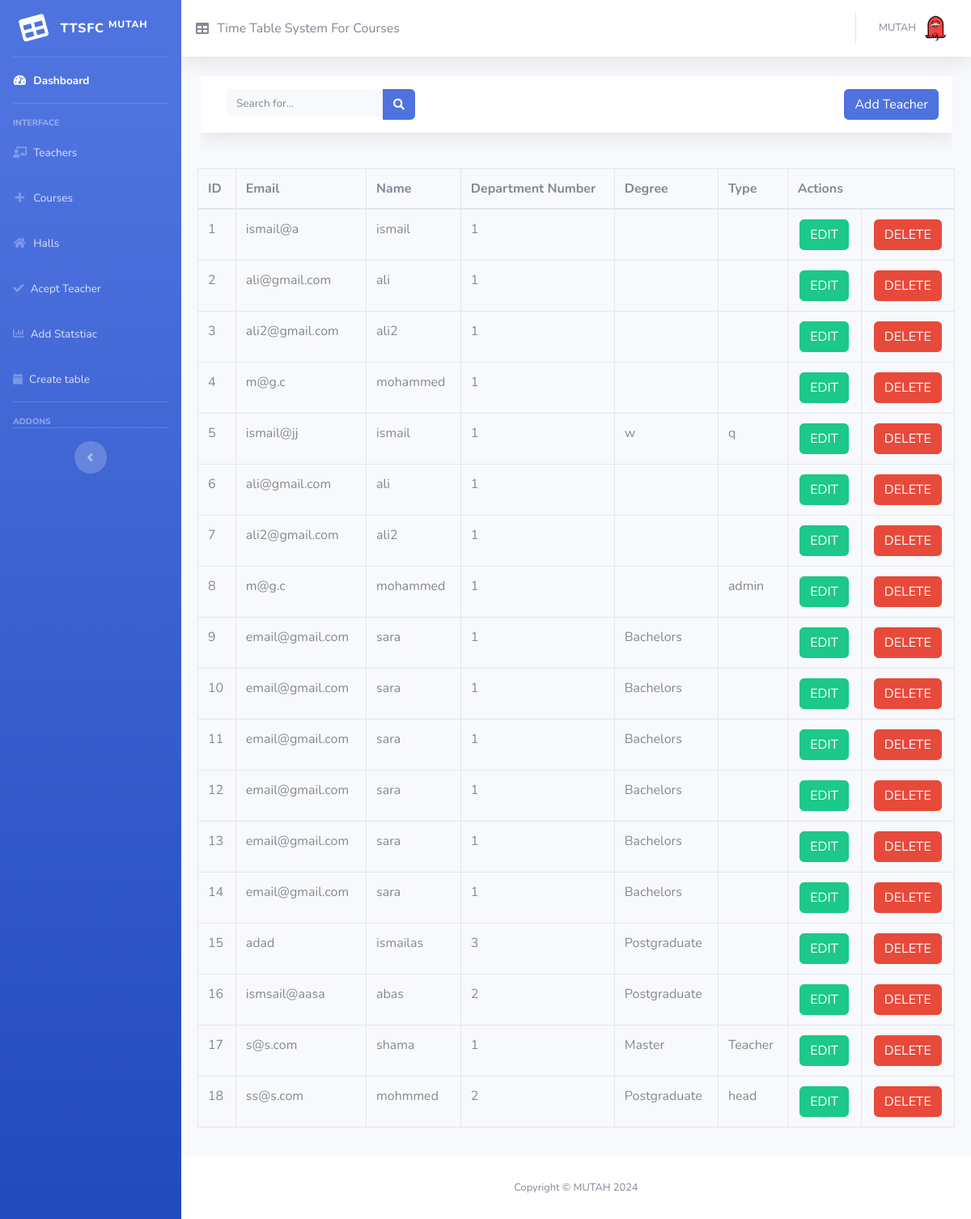
The page /register.php (signed in) on the database as committed earlier.
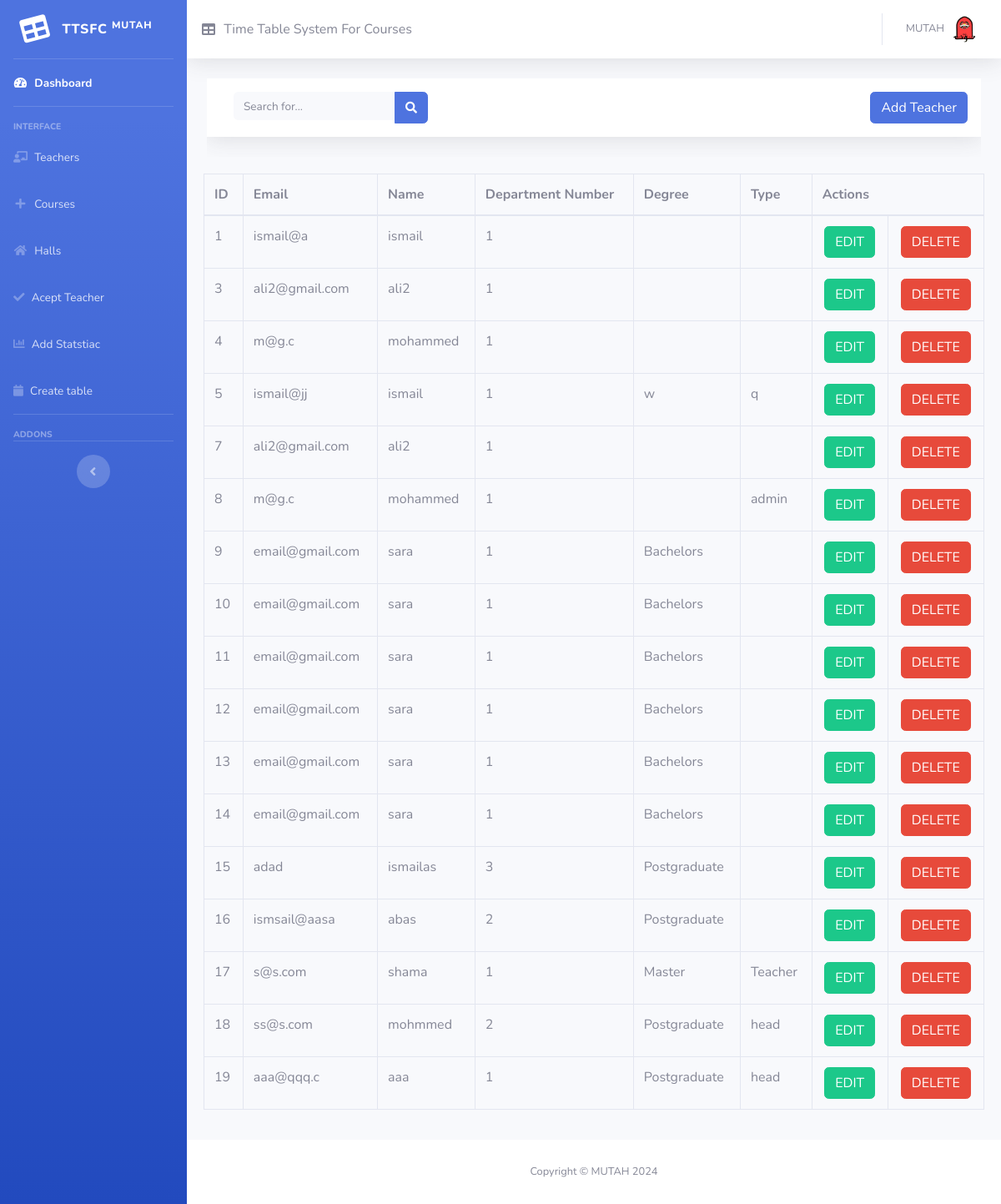
The same page on the database as committed later.
### tables this page shows
CREATE TABLE `teacher` (
  `id` int(20) NOT NULL,
  `email` varchar(255) NOT NULL,
  `password` varchar(255) NOT NULL,
  `name` varchar(255) NOT NULL,
  `depar_num` int(20) NOT NULL,
  `active` varchar(20) NOT NULL,
  `date_from` date NOT NULL,
  `date_to` date NOT NULL,
  `permission` varchar(100) NOT NULL,
  `report_id` int(20) NOT NULL,
  `type` varchar(100) NOT NULL,
  `degree` varchar(100) NOT NULL
);

### php/search_teacher.php (the view, shortened to what this page needs)
<?php
include_once(__DIR__ . '/../connect.php');
$search = isset($_POST['search']) ? $_POST['search'] : '';
$sql = "SELECT * FROM teacher WHERE name LIKE '%$search%' OR email LIKE '%$search%' OR degree LIKE '%$search%' OR type LIKE '%$search%' OR depar_num LIKE '%$search%'";
$result = mysqli_query($conn, $sql);
if ($result && mysqli_num_rows($result) > 0) {
    while ($row = mysqli_fetch_assoc($result)) {
        echo '<tr id="row-' . htmlspecialchars($row['id']) . '">';
        echo '<td>' . htmlspecialchars($row['id']) . '</td>';
        echo '<td>' . htmlspecialchars($row['email']) . '</td>';
        echo '<td>' . htmlspecialchars($row['name']) . '</td>';
        echo '<td>' . htmlspecialchars($row['depar_num']) . '</td>';
        echo '<td>' . htmlspecialchars($row['degree']) . '</td>';
        echo '<td>' . htmlspecialchars($row['type']) . '</td>';
        echo '<td>';
        echo '<div class="d-flex justify-content-center">';
        echo '<button type="button" class="btn btn-success edit-btn" data-id="' . htmlspecialchars($row['id']) . '" data-name="' . htmlspecialchars($row['name']) . '" data-email="' . htmlspecialchars($row['email']) . '" data-depar_num="' . htmlspecialchars($row['depar_num']) . '" data-type="' . htmlspecialchars($row['type']) . '" data-degree="' . htmlspecialchars($row['degree']) . '" data-date-from="' . htmlspecialchars($row['date_from']) . '" data-date-to="' . htmlspecialchars($row['date_to']) . '" data-password="' . htmlspecialchars($row['password']) . '">EDIT</button>';
        echo '</div>';
        echo '</td>';
        echo '<td>';
        echo '<div class="d-flex justify-content-center">';
        echo '<button type="button" class="btn btn-danger delete-btn"  data-id="' . htmlspecialchars($row['id']) . '">DELETE</button>';
        echo '</div>';
        echo '</td>';
        echo '</tr>';
    }
} else {
    echo "<tr><td colspan='8'>No data available</td></tr>";
}
?>

### includes/header.php (shortened to what this page needs)
<!DOCTYPE html>
<html lang="en">
<head>
  <link href="vendor/fontawesome-free/css/all.min.css" rel="stylesheet" type="text/css">
  <link href="css/sb-admin-2.min.css" rel="stylesheet">
</head>
<body id="page-top">
  <div id="wrapper">

### includes/navbar.php (shortened to what this page needs)
   <ul class="navbar-nav bg-gradient-primary sidebar sidebar-dark accordion" id="accordionSidebar">
<a class="sidebar-brand d-flex align-items-center justify-content-center" href="index.html">
  <div class="sidebar-brand-icon rotate-n-15">
    <i class="fas fa-table"></i>
  </div>
  <div class="sidebar-brand-text mx-3">TTSFC <sup>Mutah</sup></div>
</a>
<hr class="sidebar-divider my-0">
<li class="nav-item active">
  <a class="nav-link" href="index.php">
    <i class="fas fa-fw fa-tachometer-alt"></i>
    <span>Dashboard</span></a>
</li>
<hr class="sidebar-divider">
<div class="sidebar-heading">
  Interface
</div>
<li class="nav-item">
  <a class="nav-link" href="register.php">
    <i class="fas fa-fw fa-chalkboard-teacher"></i>
    <span>Teachers</span></a>
</li>
<li class="nav-item">
  <a class="nav-link" href="courses.php">
    <i class="fas fa-fw fa-plus"></i>
    <span>Courses</span></a>
</li>
<li class="nav-item">
  <a class="nav-link" href="hall.php">
    <i class="fas fa-fw fa-home"></i>
    <span>Halls</span></a>
</li>
<li class="nav-item">
  <a class="nav-link" href="acpet_teacher.php">
  <i class="fa fa-check" aria-hidden="true"></i>
    <span>Acept Teacher</span></a>
</li>
<li class="nav-item">
  <a class="nav-link" href="statstiac.php">
  <i class="fas fa-chart-bar"></i>
    <span>Add Statstiac</span></a>
</li>
<li class="nav-item">
  <a class="nav-link" href="Create_Table.php">
  <i class="fa fa-calendar" aria-hidden="true"></i>
    <span>Create table</span></a>
</li>
<hr class="sidebar-divider">
<div class="sidebar-heading">
  Addons
</div>
<hr class="sidebar-divider d-none d-md-block">
<div class="text-center d-none d-md-inline">
  <button class="rounded-circle border-0" id="sidebarToggle"></button>
</div>
</ul>
    <div id="content-wrapper" class="d-flex flex-column">
      <div id="content">
        <nav class="navbar navbar-expand navbar-light bg-white topbar mb-4 static-top shadow">
    <i class="fas fa-fw fa-table"></i>
    <span>&#160; Time Table System For Courses</span></a>
          <ul class="navbar-nav ml-auto">
            <li class="nav-item dropdown no-arrow">
              <a class="nav-link dropdown-toggle" href="#" id="userDropdown" role="button" data-toggle="dropdown" aria-haspopup="true" aria-expanded="false">
                <span class="mr-2 d-none d-lg-inline text-gray-600 small">
               MUTAH
                </span>
                <img class="img-profile rounded-circle" src="Picture1.png">
              </a>
            </li>
          </ul>
        </nav>

### register.php (shortened to what this page needs)
<?php
include('includes/header.php');
include('includes/navbar.php');
?>
  <?php
include_once("connect.php");
?>
<div class="container-fluid">
    <div id="content-wrapper" class="d-flex flex-column">
        <div id="content">
            <nav class="navbar navbar-expand navbar-light bg-white topbar mb-4 static-top shadow">
                <form class="form-inline mr-auto ml-md-3 my-2 my-md-0 mw-100 navbar-search">
                    <div class="input-group">
                        <input type="text" id="searchInput" class="form-control bg-light border-0 small" placeholder="Search for..." aria-label="Search" aria-describedby="basic-addon2" name="search">
                        <div class="input-group-append">
                            <button class="btn btn-primary" type="button">
                                <i class="fas fa-search fa-sm"></i>
                            </button>
                        </div>
                    </div>
                </form>
                <ul class="navbar-nav ml-auto">
    <li class="nav-item">
        <button type="button" class="btn btn-primary" data-toggle="modal" data-target="#addadminprofile" id="model-add">
            Add Teacher
        </button>
    </li>
</ul>
            </nav>
        </div>
    </div>
</div>
<div class="card-body">
  <div class="table-responsive">
    <table class="table table-bordered" id="dataTable" width="100%" cellspacing="0">
      <thead>
        <tr>
          <th scope="col">ID</th>
          <th scope="col">Email</th>
          <th scope="col">Name</th>
          <th scope="col">Department Number</th>
          <th scope="col">Degree</th>
          <th scope="col">Type</th>
          <th scope="col" colspan="2">Actions</th>
        </tr>
      </thead>
      <tbody id="searchResults">
        <?php include_once("php/search_teacher.php") ?>
      </tbody>
    </table>
  </div>
</div>
<?php
include('includes/footer.php');
?>

### includes/footer.php
      <footer class="sticky-footer bg-white">
        <div class="container my-auto">
          <div class="copyright text-center my-auto">
            <span>Copyright &copy; MUTAH  2024</span>
          </div>
        </div>
      </footer>
      </div>
      </div>
    </div>
</body>
</html>

Rows that differ between the two databases and show on the page:
removed teacher: id "2", email "ali@gmail.com", name "ali", depar_num "1"
removed teacher: id "6", email "ali@gmail.com", name "ali", depar_num "1"
added teacher: id "19", email "aaa@qqq.c", name "aaa", depar_num "1", degree "Postgraduate", type "head"
